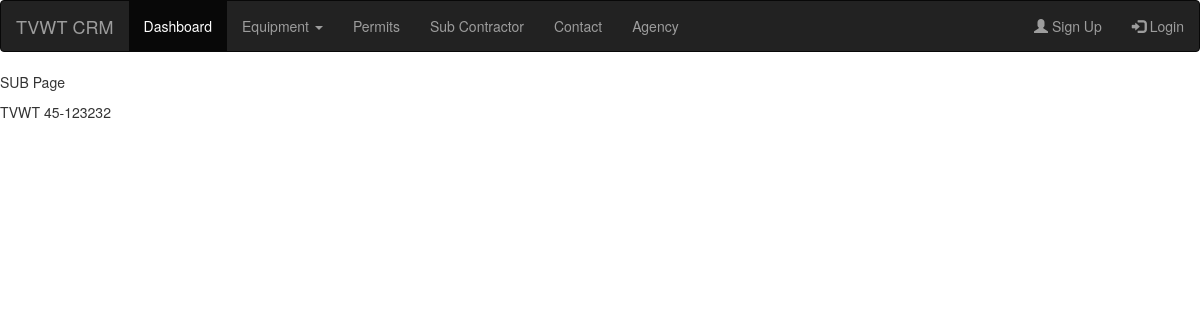
The app's page /sub/, older data.
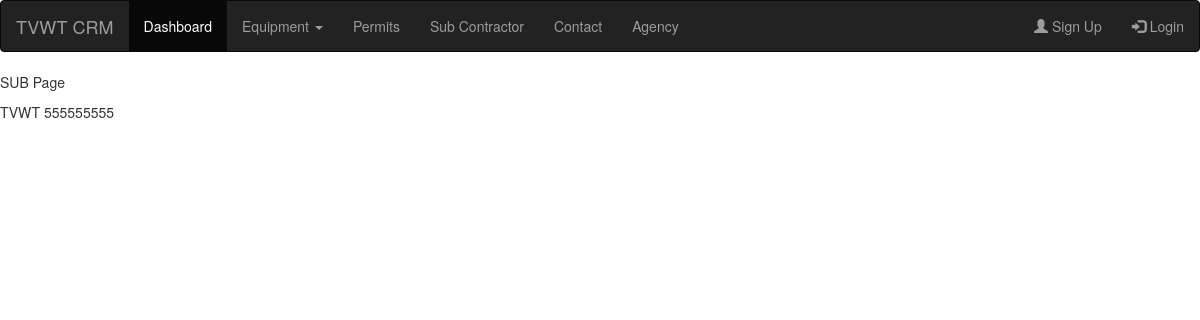
The same page, newer data.
### permits/models.py (models this page shows, shortened)
class SubProfile(models.Model):
    name = models.CharField(max_length=150, unique=True)
    contact_name = models.ForeignKey(ContactProfile, on_delete=models.CASCADE)
    address = models.CharField(max_length=150)
    city = models.CharField(max_length=150)
    st = models.CharField(max_length=150)
    zip_code = models.CharField(max_length=20)
    phone = models.CharField(max_length=20)
    fax = models.CharField(max_length=20)
    email = models.EmailField(max_length=150)
    website = models.CharField(max_length=200)
    ein_ss = models.CharField(max_length=9)
    business_lic = models.CharField(max_length=9)
    note = models.TextField(blank=True)
    created = models.DateTimeField(auto_now_add=True)
    updated = models.DateTimeField(auto_now=True)
    class Meta(object):
        verbose_name = "Sub Contractor"
        verbose_name_plural = "Sub Contractors"

### permits/views.py (the view)
# urls.py: path('sub/', views.sub, name='sub'),
def sub(request):
    subs = SubProfile.objects.all()
    return render(request, 'permits/sub.html', {'subs': subs})

### templates/permits/sub.html
{% extends 'permits/main.html' %}
{% block content %}
<p>SUB Page</p>
    {% for i in subs %}
        {{i.name}}
        {{i.ein_ss }}
    {% endfor %}
{% endblock %}

Row changes from the older to the newer data that the page shows:
changed SubProfile "TVWT": ein_ss "45-123232" → "555555555"
